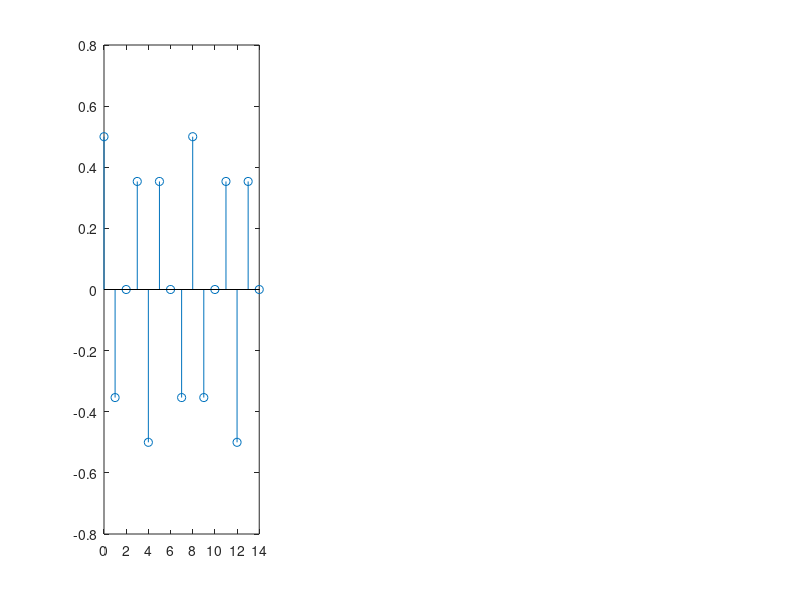

MATLAB code to generate this figure: (Note: this script raises an error after producing the figure.)
close all
clear all
clc

F = 3e3;
A = 0.5;
Fs2 = 8e3;
n2 = 0:1:ceil(5*Fs2/F);                                                                        
x = A*cos(2*pi*(n2*F)/Fs2);
subplot(1,3,1);
stem(n2,x);

y1 = myquantizer(x,8);
subplot(1,3,2);
stem(n2,y1);

z = zeros(length(x));
level = 8;
delta = (max(x)-min(x))/(level-1);
for i = 1:length(x)
    if x(i)>0 && x(i)<= delta/2
        x(i) = delta/2;
        z(i) = "10";
    elseif x(i) > delta && x(i)<= 3*delta/2
        x(i) = 3*delta/2;
        z(i) = "11";
    elseif x(i) > -delta/2 && x(i)<= 0
        x(i) = -delta/2;
        z(i) = "01";
    else
        x(i) = -3*delta/2;
        z(i) = "00";
    end
end
disp(z);
subplot(1,3,3);
stem(n2,z);